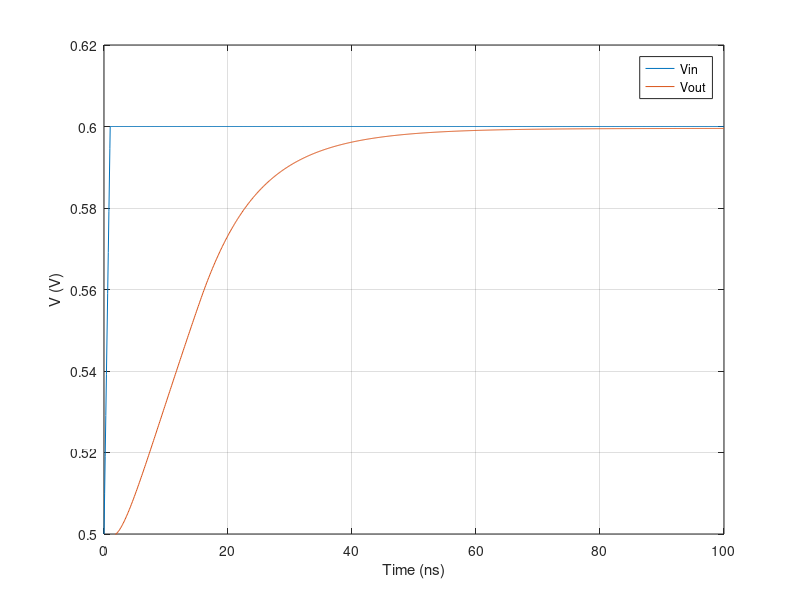

The MATLAB source for this figure:
clear all; close all; clc;

%% Read data from CSV in the same folder
M = csvread('tran_step.csv',1,0);
t = M(:,1).*1000000000;
vin = M(:,2);
vout = M(:,4);

%% Generate plot
plot(t,vin,t,vout);
xlabel('Time (ns)');
ylabel('V (V)');
axis([min(t),max(t),0.5,0.62]);
legend('Vin','Vout');
grid on;

saveas(gcf,'tran_step.eps','epsc');
